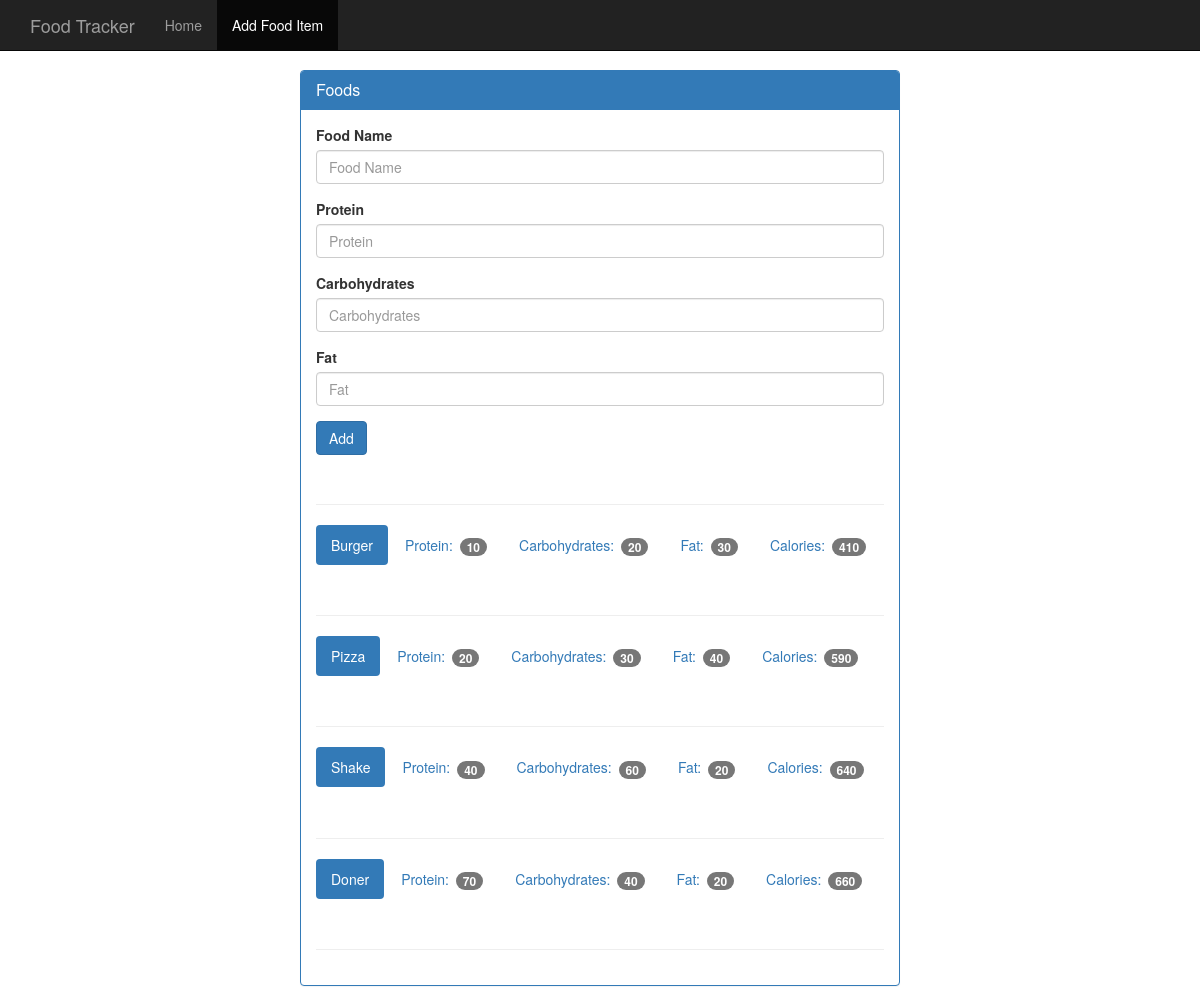
The app's page /food with its own data.
### tables this page shows
CREATE TABLE food (
    id integer primary key autoincrement,
    name text not null,
    protein integer not null,
    carbohydrates integer not null,
    fat integer not null,
    calories integer not null
);

### app.py (the view, shortened to what this page needs)
@app.route("/food", methods = ["GET", "POST"])
def food():
    db = get_db()
    cur = db.execute("""select name, protein, carbohydrates, fat, calories
                        from food """)
    food_results = cur.fetchall()
    return render_template("add_food.html", food_results = food_results)

### app.py (called while the page is built)
def connect_db():
    sql = sqlite3.connect(r"C:\Users\User\Desktop\My Study Materials\web_application\food_tracker_onmyown\project_database.db")
    sql.row_factory = sqlite3.Row
    return sql

def get_db():
    if not hasattr(g, "sqlite3_db"):
        g.sqlite_db = connect_db()
    return g.sqlite_db

### templates/add_food.html (shortened to what this page needs)
{% extends "base.html" %}
{% block body %}
    <nav class="navbar navbar-inverse navbar-fixed-top">
      <div class="container">
        <div class="navbar-header">
          <a class="navbar-brand" href="{{url_for('index')}}">Food Tracker</a>
        </div>
        <div id="navbar" class="navbar-collapse collapse">
          <ul class="nav navbar-nav">
            <li><a href="{{url_for('index')}}">Home</a></li>
            <li class="active"><a href="{{url_for('food')}}">Add Food Item</a></li>
          </ul>
        </div>
      </div>
    </nav>
    <div class="container theme-showcase col-sm-6 col-sm-offset-3" role="main">
      <div class="row">
        <div>
          <div class="panel panel-primary">
            <div class="panel-heading">
              <h3 class="panel-title">Foods</h3>
            </div>
            <div class="panel-body">
              <form method="post" action="/food">
                <div class="form-group">
                  <label for="food-name">Food Name</label>
                  <input type="text" class="form-control" name="food-name" id="food-name" placeholder="Food Name">
                </div>
                <div class="form-group">
                  <label for="protein">Protein</label>
                  <input type="number" class="form-control" name="protein" id="protein" placeholder="Protein">
                </div>
                <div class="form-group">
                  <label for="carbohydrates">Carbohydrates</label>
                  <input type="number" class="form-control" name="carbohydrates" id="carbohydrates" placeholder="Carbohydrates">
                </div>
                <div class="form-group">
                  <label for="fat">Fat</label>
                  <input type="number" class="form-control" name="fat" id="fat" placeholder="Fat">
                </div>
                <button type="submit" class="btn btn-primary">Add</button>
              </form>
              <div class="page-header"></div>
              {% for food in food_results %}
              <ul class="nav nav-pills" role="tablist">
                <li class="active"><a>{{food.name}}</a></li>
                <li><a>Protein: <span class="badge">{{food.protein}}</span></a></li>
                <li><a>Carbohydrates: <span class="badge">{{food.carbohydrates}}</span></a></li>
                <li><a>Fat: <span class="badge">{{food.fat}}</span></a></li>
                <li><a>Calories: <span class="badge">{{food.calories}}</span></a></li>
              </ul>
              <div class="page-header"></div>
              {% endfor %}
            </div>
          </div>
        </div>
      </div>
    </div>
{% endblock %}

### static/theme.css (style rules this page uses)
body { padding-top: 70px; padding-bottom: 30px; }

### records on screen
food: name "Burger", protein "10", carbohydrates "20", fat "30", calories "410"
food: name "Pizza", protein "20", carbohydrates "30", fat "40", calories "590"
food: name "Shake", protein "40", carbohydrates "60", fat "20", calories "640"
food: name "Doner", protein "70", carbohydrates "40", fat "20", calories "660"
